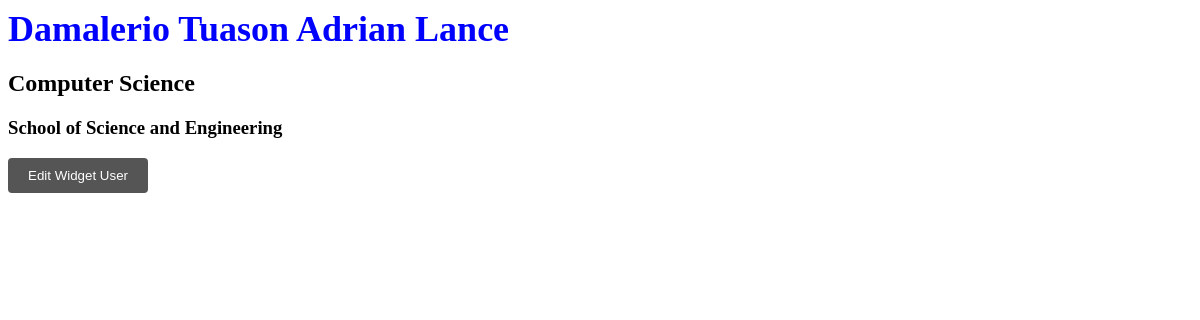
Screenshot of /widgetusers/1/details with the database file from the repository.
### dashboard/models.py (models this page shows, shortened)
class WidgetUser(models.Model):
    first_name = models.CharField(max_length = 50)
    middle_name = models.CharField(max_length = 50)
    last_name = models.CharField(max_length = 50)
    department = models.ForeignKey(Department, on_delete = models.CASCADE)

class Department(models.Model):
    dept_name = models.CharField(max_length = 100)
    home_unit = models.CharField(max_length = 100)

### dashboard/views.py (the view)
# urls.py: path("<int:pk>/details", views.WidgetUserDetailView.as_view(), name="user_details"),
class WidgetUserDetailView(DetailView):
    model = WidgetUser
    template_name = "widgetuser-details.html"

### dashboard/templates/widgetuser-details.html (shortened to what this page needs)
{% extends 'base.html' %}
{% load static %}
{% block content %}
<h1>{{ object.last_name }} {{ object.middle_name }} {{ object.first_name }}</h1>
<h2>{{ object.department.dept_name }}</h2>
<h3>{{ object.department.home_unit }}</h3>
<form action="./edit">
    <button type="submit">Edit Widget User</button>
</form>
{% endblock %}

### static/styles.css (style rules this page uses)
h1 { font-size: 36px; font-weight: bold; margin: 0; color: blue; }
button { background-color: #555; color: white; padding: 10px 20px; border: none; border-radius: 4px; cursor: pointer; }
body { background-image: url("https://www.pngkey.com/png/full/979-9791878_cold-as-ice-but-has-a-warm-heart.png"); background-repeat: no-repeat; }
@media (min-width: 308px) { body { background-position: 200px 20px; } }

### rows the page displays
WidgetUser: last_name "Damalerio", middle_name "Tuason", first_name "Adrian Lance", department.dept_name "Computer Science", department.home_unit "School of Science and Engineering"
